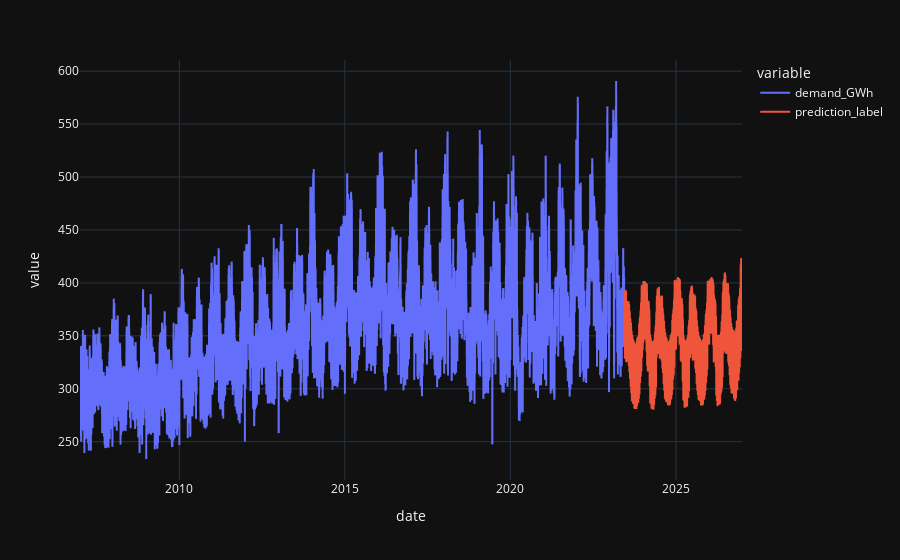

Here is the notebook cell this chart was saved with:
### Code cell
fig = px.line(concat_df, x=concat_df.date, y=["demand_GWh", "prediction_label"], template = 'plotly_dark')
fig.show()

### Figure 1 — Plotly figure (JSON) as saved in the notebook; plotly's stock layout.template omitted (floating-point values rounded to 4 significant figures; data arrays with more than 128 entries replaced by an {"elided": "..."} marker saying what was removed)
{"data": [{"hovertemplate": "variable=demand_GWh<br>date=%{x}<br>value=%{y}<extra></extra>", "legendgroup": "demand_GWh", "line": {"color": "#636efa", "dash": "solid"}, "marker": {"symbol": "circle"}, "mode": "lines", "name": "demand_GWh", "showlegend": true, "type": "scattergl", "x": {"elided": "7304 str values"}, "xaxis": "x", "y": {"elided": "7304 float values"}, "yaxis": "y"}, {"hovertemplate": "variable=prediction_label<br>date=%{x}<br>value=%{y}<extra></extra>", "legendgroup": "prediction_label", "line": {"color": "#EF553B", "dash": "solid"}, "marker": {"symbol": "circle"}, "mode": "lines", "name": "prediction_label", "showlegend": true, "type": "scattergl", "x": {"elided": "7304 str values"}, "xaxis": "x", "y": {"elided": "7304 float values"}, "yaxis": "y"}], "layout": {"legend": {"title": {"text": "variable"}, "tracegroupgap": 0}, "margin": {"t": 60}, "xaxis": {"anchor": "y", "domain": [0, 1], "title": {"text": "date"}}, "yaxis": {"anchor": "x", "domain": [0, 1], "title": {"text": "value"}}}}
